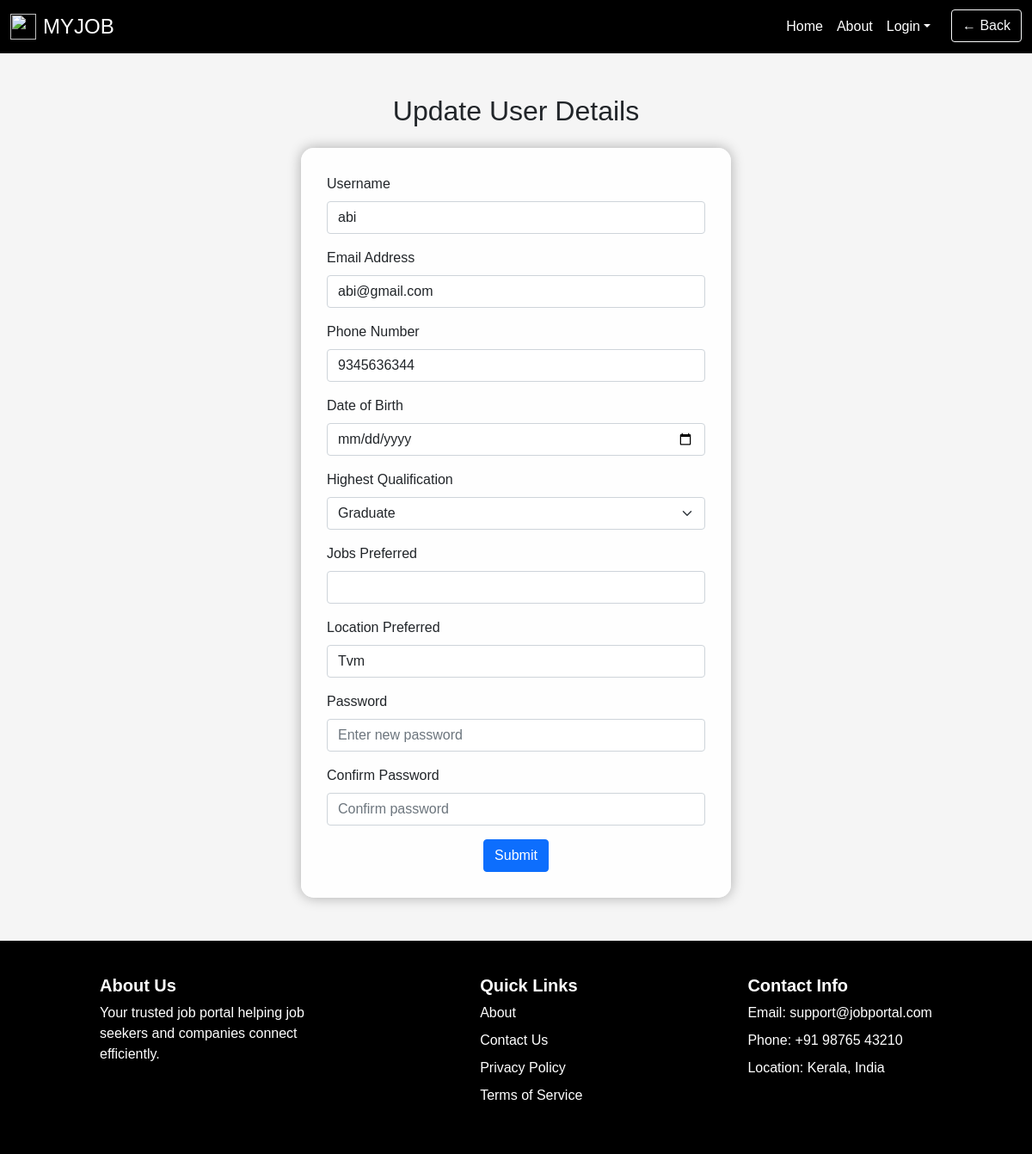
The page /edit/23/ on the database its author committed.
### jobapp/models.py (models this page shows)
class usermode(models.Model):
    username = models.CharField(max_length=20)
    email = models.EmailField()
    ph = models.CharField(max_length=10)
    dob = models.DateTimeField()
    hq = models.CharField(max_length=20)
    jobs = models.CharField(max_length=20)
    location = models.CharField(max_length=20)
    password = models.CharField(max_length=20)
    confirmpassword = models.CharField(max_length=20)

### jobapp/views.py (the view)
# urls.py: path('edit/<int:id1>/', edituser),
def edituser(request,id1):
    x=usermode.objects.get(id=id1)
    return render(request,'updateuser.html',{'d':x})

### jobapp/templates/updateuser.html (shortened to what this page needs)
<!DOCTYPE html>
<html lang="en">
<head>
  <link href="https://cdn.jsdelivr.net/npm/bootstrap@5.0.2/dist/css/bootstrap.min.css" rel="stylesheet">
</head>
<body>
  <nav class="navbar navbar-expand-lg">
    <div class="container-fluid">
      <a class="navbar-brand d-flex align-items-center" href="/">
        <img src="https://as2.ftcdn.net/v2/jpg/10/04/10/53/1000_F_1004105360_BaJnSx8DNE660NFMoi2GRB4rUPy1lbXr.jpg" width="30" height="30" class="me-2">
        <span>MYJOB</span>
      </a>
      <div class="collapse navbar-collapse" id="navbarNavDropdown">
        <ul class="navbar-nav ms-auto">
          <li class="nav-item"><a class="nav-link" href="/">Home</a></li>
          <li class="nav-item"><a class="nav-link" href="/about">About</a></li>
          <li class="nav-item dropdown">
            <a class="nav-link dropdown-toggle" href="#" id="loginDropdown" role="button" data-bs-toggle="dropdown">Login</a>
          </li>
          <li class="nav-item ms-3">
            <button onclick="history.back()" class="btn btn-outline-light">← Back</button>
          </li>
        </ul>
      </div>
    </div>
  </nav>
  <div class="container mt-5">
    <h2 class="text-center mb-4">Update User Details</h2>
    <form action="/updateuser/{{d.id}}" method="post" class="form-container">
      <div class="mb-3">
        <label for="usr" class="form-label">Username</label>
        <input id="usr" value="{{d.username}}" type="text" name="username" class="form-control" required>
      </div>
      <div class="mb-3">
        <label for="email" class="form-label">Email Address</label>
        <input type="email" value="{{d.email}}" name="email" class="form-control" id="email" required>
      </div>
      <div class="mb-3">
        <label for="ph" class="form-label">Phone Number</label>
        <input type="text" value="{{d.ph}}" name="ph" class="form-control" id="ph" required>
      </div>
      <div class="mb-3">
        <label for="dob" class="form-label">Date of Birth</label>
        <input type="date" value="{{d.dob}}" name="dob" class="form-control" id="dob">
      </div>
      <div class="mb-3">
        <label for="studyPhase" class="form-label">Highest Qualification</label>
        <select id="studyPhase" name="hq" class="form-select">
          <option value="{{d.hq}}" selected hidden>{{d.hq}}</option>
        </select>
      </div>
      <div class="mb-3">
        <label for="jobs" class="form-label">Jobs Preferred</label>
        <input type="text" value="{{d.jobs}}" name="jobs" class="form-control" id="jobs">
      </div>
      <div class="mb-3">
        <label for="location" class="form-label">Location Preferred</label>
        <input type="text" value="{{d.location}}" name="location" class="form-control" id="location">
      </div>
      <div class="mb-3">
        <label for="password" class="form-label">Password</label>
        <input type="password" name="password" class="form-control" id="password" placeholder="Enter new password">
      </div>
      <div class="mb-3">
        <label for="confirmpassword" class="form-label">Confirm Password</label>
        <input type="password" name="confirmpassword" class="form-control" id="confirmpassword" placeholder="Confirm password">
      </div>
      <div class="text-center">
        <button type="submit" class="btn btn-primary">Submit</button>
      </div>
    </form>
  </div>
  <footer>
    <div class="footer-container">
      <div>
        <h5>About Us</h5>
        <p>Your trusted job portal helping job seekers and companies connect efficiently.</p>
      </div>
      <div>
        <h5>Quick Links</h5>
        <ul>
          <li><a href="/about">About</a></li>
          <li><a href="/contact">Contact Us</a></li>
          <li><a href="/privacy">Privacy Policy</a></li>
          <li><a href="/terms">Terms of Service</a></li>
        </ul>
      </div>
      <div>
        <h5>Contact Info</h5>
        <ul>
          <li>Email: support@jobportal.com</li>
          <li>Phone: +91 98765 43210</li>
          <li>Location: Kerala, India</li>
        </ul>
      </div>
    </div>
  </footer>
</body>
</html>

### jobapp/templates/updateuser.html (style rules this page uses)
body { margin: 0; padding: 0; background-color: #f5f5f5; font-family: Arial, sans-serif; }
.form-container { background-color: rgba(255, 255, 255, 0.95); padding: 30px; border-radius: 15px; box-shadow: 0 0 15px rgba(0, 0, 0, 0.3); max-width: 500px; margin: 0 auto; }
.navbar { background-color: #000 !important; }
.navbar-nav .nav-link { color: white !important; }
.navbar-brand span { font-size: 1.5rem; color: white; }
footer { background-color: #000; color: white; padding: 40px 20px 20px 20px; margin-top: 50px; }
.footer-container { display: flex; flex-wrap: wrap; justify-content: space-around; }
.footer-container div { margin-bottom: 20px; max-width: 250px; }
footer h5 { font-weight: bold; }
footer ul { list-style: none; padding-left: 0; }
footer ul li { margin-bottom: 8px; }
footer a { color: white; text-decoration: none; }

### rows shown on the page
usermode: username "abi", email "abi@gmail.com", ph "9345636344", hq "Graduate", location "Tvm"
